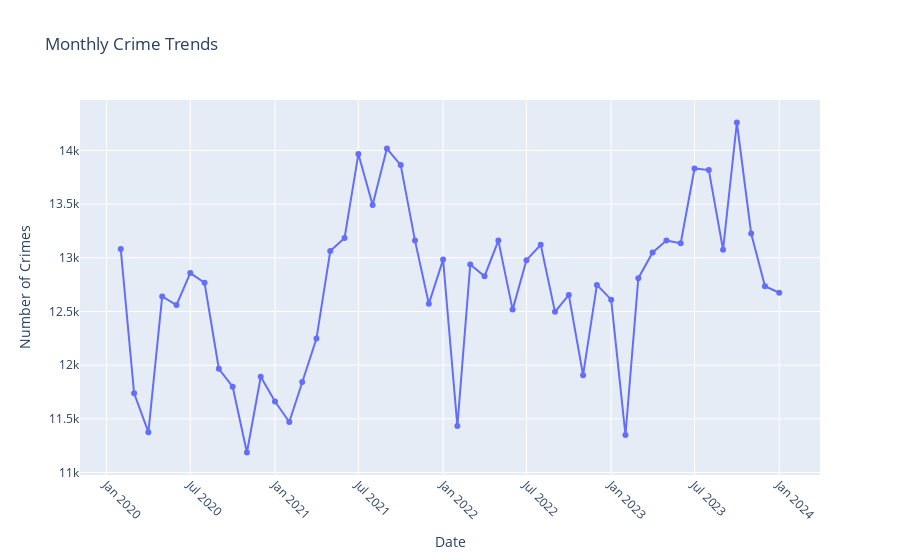

Notebook code cell kept with this figure:
### Code cell
# Grouping the data by year and month to get the number of incidents per month
monthly_crimes = df_cleaned.groupby(['Year', 'Month']).size().reset_index(name='Incidents')

# Create a new feature YearMonth to use as the x-axis
monthly_crimes['YearMonth'] = monthly_crimes['Year'].astype(str) + '-' + monthly_crimes['Month'].astype(str).str.zfill(2)

# Plotting
fig = px.line(monthly_crimes, x='YearMonth', y='Incidents', title='Monthly Crime Trends',
              labels={'YearMonth': 'Date', 'Incidents': 'Number of Crimes'}, markers=True)
fig.update_xaxes(tickangle=45)
fig.show()

### Figure 1 — Plotly figure (JSON) as saved in the notebook; plotly's stock layout.template omitted (floating-point values rounded to 4 significant figures)
{"data": [{"hovertemplate": "Date=%{x}<br>Number of Crimes=%{y}<extra></extra>", "legendgroup": "", "line": {"color": "#636efa", "dash": "solid"}, "marker": {"symbol": "circle"}, "mode": "lines+markers", "name": "", "orientation": "v", "showlegend": false, "type": "scatter", "x": ["2020-02", "2020-03", "2020-04", "2020-05", "2020-06", "2020-07", "2020-08", "2020-09", "2020-10", "2020-11", "2020-12", "2021-01", "2021-02", "2021-03", "2021-04", "2021-05", "2021-06", "2021-07", "2021-08", "2021-09", "2021-10", "2021-11", "2021-12", "2022-01", "2022-02", "2022-03", "2022-04", "2022-05", "2022-06", "2022-07", "2022-08", "2022-09", "2022-10", "2022-11", "2022-12", "2023-01", "2023-02", "2023-03", "2023-04", "2023-05", "2023-06", "2023-07", "2023-08", "2023-09", "2023-10", "2023-11", "2023-12", "2024-01"], "xaxis": "x", "y": [13081, 11737, 11375, 12640, 12560, 12857, 12767, 11966, 11799, 11186, 11892, 11661, 11470, 11843, 12247, 13062, 13185, 13966, 13492, 14017, 13863, 13160, 12571, 12983, 11432, 12938, 12828, 13160, 12517, 12978, 13121, 12496, 12654, 11906, 12747, 12610, 11349, 12810, 13049, 13161, 13135, 13832, 13817, 13075, 14260, 13226, 12735, 12674], "yaxis": "y"}], "layout": {"legend": {"tracegroupgap": 0}, "title": {"text": "Monthly Crime Trends"}, "xaxis": {"anchor": "y", "domain": [0, 1], "tickangle": 45, "title": {"text": "Date"}}, "yaxis": {"anchor": "x", "domain": [0, 1], "title": {"text": "Number of Crimes"}}}}
